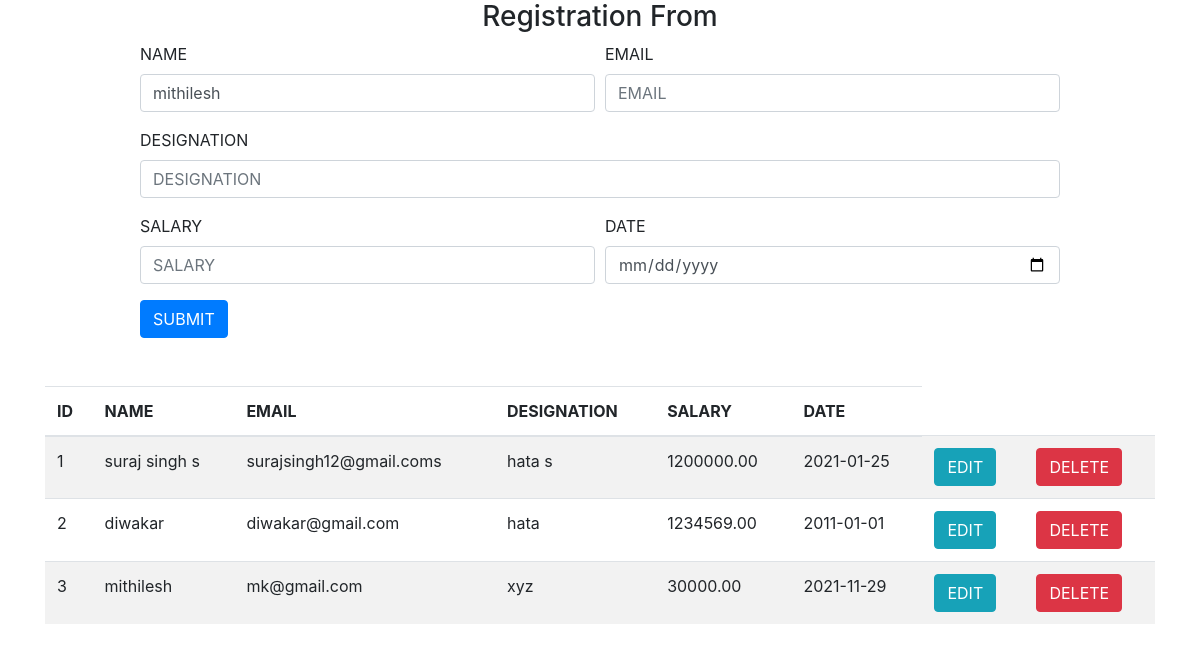
The page /index.php?id=3 on the database its author committed.
### tables this page shows
CREATE TABLE `test_form` (
  `id` int(10) NOT NULL,
  `name` varchar(100) DEFAULT NULL,
  `email` varchar(100) DEFAULT NULL,
  `designation` varchar(100) DEFAULT NULL,
  `salary` float(20,2) DEFAULT NULL,
  `date` date NOT NULL DEFAULT current_timestamp()
);

### index.php (the view, shortened to what this page needs)
<!DOCTYPE html>
<html>
<head>
  <link rel="stylesheet" href="https://maxcdn.bootstrapcdn.com/bootstrap/4.5.2/css/bootstrap.min.css">
</head>
<body>
	<?php
	require 'connection.php';
	if(isset($_GET['id']))
    {
        $select = "SELECT * FROM test_form Where id=".$_GET['id'];
        $response =$conn->query($select);
        if($response-> num_rows != 0)
        {
            foreach($response as $val)
            {
                $result = $val;
            }
        }
    }
	 ?>
	<div class="container">
		<h3 class="text-center">Registration From</h3>
		<div class="row">
			<div class="col-md-1">
			</div>
			<div class="col-md-10">
				<form class="test-form">
  <div class="form-row">
  	<div class="form-group col-md-6">
      <label>NAME</label>
      <input type="text" name="name" class="form-control required" value="<?php echo $result['name']; ?>" placeholder="NAME">
    </div>
    <div class="form-group col-md-6">
      <label>EMAIL</label>
      <input type="email" name="email" class="form-control required email-val" placeholder="EMAIL">
    </div>
  </div>
  <div class="form-group">
    <label>DESIGNATION</label>
    <input type="text" name="desig" class="form-control required" placeholder="DESIGNATION">
  </div>
  <div class="form-row">
    <div class="form-group col-md-6">
      <label>SALARY</label>
      <input type="number" name="salary" class="form-control required" placeholder="SALARY">
    </div>
    <div class="form-group col-md-6">
      <label>DATE</label>
      <input type="date" name="date" class="form-control required" placeholder="DATE">
    </div>
  </div>
  <button type="submit" class="btn btn-primary submit">SUBMIT</button>
</form>
			</div>
			<div class="col-md-1"></div>
		</div>
	</div>
	<div class="container mt-5">
		<div class="row">
			<div class="col-md-12 table-responsive">
				<table class="table table-striped">
		  <thead>
		    <tr>
		      <th scope="col">ID</th>
		      <th scope="col">NAME</th>
		      <th scope="col">EMAIL</th>
		      <th scope="col">DESIGNATION</th>
		      <th scope="col">SALARY</th>
		      <th scope="col">DATE</th>
		    </tr>
		  </thead>
		  <tbody>
		   	<?php
		   		require 'connection.php';
		   		$select = "SELECT * FROM test_form";
		   		$response = $conn->query($select);
		   		if($response -> num_rows != 0 )
				{
					foreach ($response as $value) {
						?>
							<tr>
								<td><?php echo $value['id']; ?></td>
								<td><?php echo $value['name']; ?></td>
								<td><?php echo $value['email']; ?></td>
								<td><?php echo $value['designation']; ?></td>
								<td><?php echo $value['salary']; ?></td>
								<td><?php echo $value['date']; ?></td>
								<td><button value="<?php echo $value['id']; ?>" class="btn btn-info edit">EDIT</button></td>
								<td><button value="<?php echo $value['id']; ?>" class="btn btn-danger delete">DELETE</button></td>
							</tr>
						<?php
					}
				}
		   	 ?>
		  </tbody>
		</table>
			</div>
		</div>
	</div>
</body>
</html>

### rows shown on the page
test_form: name "mithilesh", id "3", email "mk@gmail.com", designation "xyz", salary "30000.00", date "2021-11-29"
test_form: id "1", name "suraj singh s", email "surajsingh12@gmail.coms", designation "hata s", salary "1200000.00", date "2021-01-25"
test_form: id "2", name "diwakar", email "diwakar@gmail.com", designation "hata", salary "1234569.00", date "2011-01-01"
